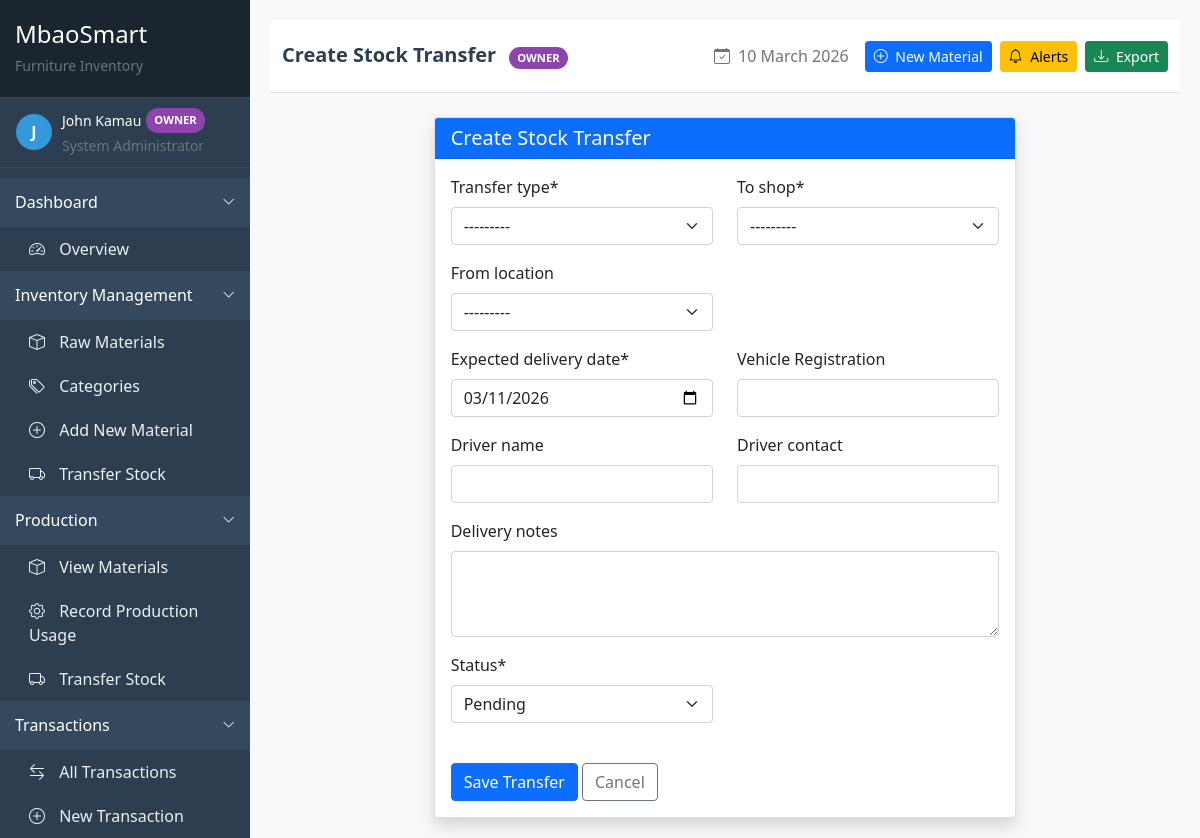
The page /sales/transfers/create/ (signed in) on the database its author committed.
### accounts/models.py (models this page shows, shortened)
class User(AbstractUser):
    USER_ROLES = (
        ('owner', 'Owner'),
        ('store_manager', 'Store Manager'),
        ('production_manager', 'Production Manager'),
        ('supervisor', 'Supervisor'),
        ('accountant', 'Accountant'),
        ('fundi', 'Fundi/Worker'),
        ('sales_person', 'Sales Person'),
        ('shop_manager', 'Shop Manager'),
    )
    phone_regex = RegexValidator(
        regex=r'^\+?1?\d{9,15}$',
        message="Phone number must be entered in the format: '+254700123456'. Up to 15 digits allowed."
    )
    role = models.CharField(max_length=20, choices=USER_ROLES, default='fundi')
    phone_number = models.CharField(validators=[phone_regex], max_length=17, blank=True)
    address = models.TextField(blank=True)
    id_number = models.CharField(max_length=20, blank=True)
    kra_pin = models.CharField(max_length=20, blank=True)
    nhif_number = models.CharField(max_length=20, blank=True)
    nssf_number = models.CharField(max_length=20, blank=True)
    bank_name = models.CharField(max_length=100, blank=True)
    bank_account = models.CharField(max_length=50, blank=True)
    branch = models.CharField(max_length=100, blank=True)
    date_joined = models.DateField(auto_now_add=True)
    profile_picture = models.ImageField(upload_to='profile_pics/', blank=True)
    is_active = models.BooleanField(default=True)
    class Meta:
        ordering = ['-date_joined']

### sales/views.py (the view)
# urls.py: path('transfers/create/', views.stock_transfer_create, name='stock_transfer_create'),
@permission_required('sales.add_stocktransfer')
def stock_transfer_create(request):
    if request.method == 'POST':
        form = StockTransferForm(request.POST, user=request.user)
        if form.is_valid():
            transfer = form.save(commit=False)
            transfer.initiated_by = request.user
            transfer.save()
            messages.success(request, f'Stock transfer created successfully! Transfer Number: {transfer.transfer_number}')
            return redirect('sales:stock_transfer_items', pk=transfer.pk)
    else:
        form = StockTransferForm(user=request.user)
    return render(request, 'sales/stock_transfer_form.html', {'form': form, 'title': 'Create Stock Transfer'})

### sales/forms.py
class StockTransferForm(forms.ModelForm):
    class Meta:
        model = StockTransfer
        fields = ['transfer_type', 'from_location', 'to_shop', 'expected_delivery_date',
                  'delivery_notes', 'vehicle_number', 'driver_name', 'driver_contact']
        widgets = {
            'expected_delivery_date': forms.DateInput(attrs={'type': 'date'}),
            'delivery_notes': forms.Textarea(attrs={'rows': 3}),
        }
    def __init__(self, *args, **kwargs):
        user = kwargs.pop('user', None)
        super().__init__(*args, **kwargs)
        if user and user.has_perm('sales.change_stocktransfer'):
            self.fields['status'] = forms.ChoiceField(choices=StockTransfer.STATUS_CHOICES)

### inventory/context_processors.py (called while the page is built)
def stock_alert_count(request):
    if request.user.is_authenticated:
        count = StockAlert.objects.filter(is_active=True).count()
        return {'stock_alert_count': count}
    return {'stock_alert_count': 0}

### sales/models.py (called while the page is built)
    def __str__(self):
        return f"{self.name} ({self.shop_code})"

### templates/sales/stock_transfer_form.html (shortened to what this page needs)
{% extends 'base/base.html' %}
{% load crispy_forms_tags %}
{% block page_title %}{{ title }}{% endblock %}
{% block content %}
<div class="row justify-content-center">
    <div class="col-md-8">
        <div class="card shadow">
            <div class="card-header bg-primary text-white">
                <h5 class="mb-0"> {{ title }}</h5>
            </div>
            <div class="card-body">
                <form method="post" novalidate>
                    <div class="row">
                        <div class="col-md-6">
                            {{ form.transfer_type|as_crispy_field }}
                        </div>
                        <div class="col-md-6">
                            {{ form.to_shop|as_crispy_field }}
                        </div>
                    </div>
                    <div class="row" id="from-location-row">
                        <div class="col-md-6">
                            {{ form.from_location|as_crispy_field }}
                        </div>
                    </div>
                    <div class="row">
                        <div class="col-md-6">
                            {{ form.expected_delivery_date|as_crispy_field }}
                        </div>
                        <div class="col-md-6">
                            {{ form.vehicle_number|as_crispy_field }}
                        </div>
                    </div>
                    <div class="row">
                        <div class="col-md-6">
                            {{ form.driver_name|as_crispy_field }}
                        </div>
                        <div class="col-md-6">
                            {{ form.driver_contact|as_crispy_field }}
                        </div>
                    </div>
                    <div class="row">
                        <div class="col-md-12">
                            {{ form.delivery_notes|as_crispy_field }}
                        </div>
                    </div>
                    {% if form.status %}
                    <div class="row">
                        <div class="col-md-6">
                            {{ form.status|as_crispy_field }}
                        </div>
                    </div>
                    {% endif %}
                    <div class="mt-4">
                        <button type="submit" class="btn btn-primary">
                             Save Transfer
                        </button>
                        <a href="{% url 'sales:stock_transfer_list' %}" class="btn btn-outline-secondary">
                             Cancel
                        </a>
                    </div>
                </form>
            </div>
        </div>
    </div>
</div>
{% endblock %}

### templates/base/base.html (shortened to what this page needs)
<!DOCTYPE html>
<html lang="en">
<head>
    <link href="https://cdn.jsdelivr.net/npm/bootstrap@5.1.3/dist/css/bootstrap.min.css" rel="stylesheet">
    <link rel="stylesheet" href="https://cdn.jsdelivr.net/npm/bootstrap-icons@1.8.1/font/bootstrap-icons.css">
</head>
<body>
    <div class="sidebar" id="sidebarMenu">
        <div class="sidebar-header">
            <h4 class="text-white mb-1">MbaoSmart</h4>
            <small class="text-muted">Furniture Inventory</small>
        </div>
        <div class="sidebar-content">
            <div class="user-info px-3">
                <div class="d-flex align-items-center">
                    <div class="user-avatar">
                        {{ request.user.get_full_name|default:request.user.username|first|upper }}
                    </div>
                    <div>
                        <div class="text-white small d-flex align-items-center">
                            {{ request.user.get_full_name|default:request.user.username }}
                            <span class="role-badge {{ request.user.role }}">{{ request.user.get_role_display }}</span>
                        </div>
                        <small class="text-muted">
                            {% if request.user.role == 'owner' %}System Administrator
                            {% elif request.user.role == 'store_manager' %}Inventory Manager
                            {% elif request.user.role == 'production_manager' %}Production Manager
                            {% elif request.user.role == 'accountant' %}Financial Controller
                            {% elif request.user.role == 'fundi' %}Workshop Staff
                            {% else %}Staff Member{% endif %}
                        </small>
                    </div>
                </div>
            </div>
            <div class="menu-section {% if request.resolver_match.url_name == 'dashboard' %}active{% endif %}" data-toggle="dashboard-section">
                <span>Dashboard</span>
                <i class="bi bi-chevron-down toggle-icon"></i>
            </div>
            <div class="submenu" id="dashboard-section">
                <a class="menu-item {% if request.resolver_match.url_name == 'dashboard' %}active{% endif %}"
                   href="{% url 'inventory:dashboard' %}">
                    <div>
                        <i class="bi bi-speedometer2"></i> Overview
                    </div>
                </a>
            </div>
            {% if request.user.role == 'owner' or request.user.role == 'store_manager' %}
            <div class="menu-section" data-toggle="inventory-section">
                <span>Inventory Management</span>
                <i class="bi bi-chevron-down toggle-icon"></i>
            </div>
            <div class="submenu" id="inventory-section">
                <a class="menu-item {% if 'raw-material-list' in request.path %}active{% endif %}"
                   href="{% url 'inventory:raw_material_list' %}">
                    <div>
                        <i class="bi bi-box"></i> Raw Materials
                    </div>
                </a>
                <a class="menu-item {% if 'category-list' in request.path %}active{% endif %}"
                   href="{% url 'inventory:category_list' %}">
                    <div>
                        <i class="bi bi-tags"></i> Categories
                    </div>
                </a>
                <a class="menu-item {% if 'raw-material-create' in request.path %}active{% endif %}"
                   href="{% url 'inventory:raw_material_create' %}">
                    <div>
                        <i class="bi bi-plus-circle"></i> Add New Material
                    </div>
                </a>
                <a class="menu-item {% if 'transfer-stock' in request.path %}active{% endif %}"
                   href="{% url 'inventory:transfer_stock' %}">
                    <div>
                        <i class="bi bi-truck"></i> Transfer Stock
                    </div>
                </a>
            </div>
            {% endif %}
            {% if request.user.role == 'owner' or request.user.role == 'production_manager' %}
            <div class="menu-section" data-toggle="production-section">
                <span>Production</span>
                <i class="bi bi-chevron-down toggle-icon"></i>
            </div>
            <div class="submenu" id="production-section">
                <a class="menu-item {% if 'raw-material-list' in request.path %}active{% endif %}"
                   href="{% url 'inventory:raw_material_list' %}">
                    <div>
                        <i class="bi bi-box"></i> View Materials
                    </div>
                </a>
                <a class="menu-item {% if 'production-usage' in request.path %}active{% endif %}"
                   href="#">
                    <div>
                        <i class="bi bi-gear"></i> Record Production Usage
                    </div>
                </a>
                <a class="menu-item {% if 'transfer-stock' in request.path %}active{% endif %}"
                   href="{% url 'inventory:transfer_stock' %}">
                    <div>
                        <i class="bi bi-truck"></i> Transfer Stock
                    </div>
                </a>
            </div>
            {% endif %}
            {% if request.user.role == 'owner' or request.user.role == 'store_manager' or request.user.role == 'production_manager' %}
            <div class="menu-section" data-toggle="transactions-section">
                <span>Transactions</span>
                <i class="bi bi-chevron-down toggle-icon"></i>
            </div>
            <div class="submenu" id="transactions-section">
                <a class="menu-item {% if 'transaction-list' in request.path %}active{% endif %}"
                   href="{% url 'inventory:transaction_list' %}">
                    <div>
                        <i class="bi bi-arrow-left-right"></i> All Transactions
                    </div>
                </a>
                {% if request.user.role == 'owner' or request.user.role == 'store_manager' %}
                <a class="menu-item {% if 'transaction-create' in request.path %}active{% endif %}"
                   href="{% url 'inventory:transaction_create' %}">
                    <div>
                        <i class="bi bi-plus-circle"></i> New Transaction
                    </div>
                </a>
                {% endif %}
            </div>
            {% endif %}
        </div>
    </div>
    <div class="main-content" id="mainContent">
        <nav class="navbar navbar-expand-lg navbar-light bg-white border-bottom py-3 mb-4">
            <div class="container-fluid">
                <div class="navbar-nav me-auto">
                    <span class="navbar-brand mb-0 h1">
                        {% block page_title %}{% endblock %}
                        <span class="role-badge {{ request.user.role }} ms-2">{{ request.user.get_role_display }}</span>
                    </span>
                </div>
                <div class="d-flex align-items-center">
                    <span class="navbar-text me-3 d-none d-md-block">
                        <i class="bi bi-calendar-check me-1"></i> {% now "j F Y" %}
                    </span>
                    {% if request.user.role == 'owner' or request.user.role == 'store_manager' %}
                    <a href="{% url 'inventory:raw_material_create' %}" class="btn btn-primary btn-sm me-2">
                        <i class="bi bi-plus-circle me-1"></i> New Material
                    </a>
                    {% endif %}
                    {% if request.user.role == 'owner' or request.user.role == 'store_manager' %}
                    <a href="{% url 'inventory:stock_alerts' %}" class="btn btn-warning btn-sm me-2 position-relative">
                        <i class="bi bi-bell me-1"></i> Alerts
                    </a>
                    {% endif %}
                    {% if request.user.role == 'owner' or request.user.role == 'accountant' %}
                    <a href="{% url 'inventory:stock_report' %}?export=csv" class="btn btn-success btn-sm">
                        <i class="bi bi-download me-1"></i> Export
                    </a>
                    {% endif %}
                </div>
            </div>
        </nav>
        <div class="container-fluid">
            {% block content %}
            {% endblock %}
        </div>
    </div>
</body>
</html>

### templates/base/base.html (style rules this page uses)
:root { --primary-color: #2c3e50; --secondary-color: #3498db; --accent-color: #e74c3c; }
body { font-family: 'Segoe UI', Tahoma, Geneva, Verdana, sans-serif; background-color: #f8f9fa; }
.sidebar { background-color: var(--primary-color); min-height: 100vh; color: white; width: 250px; position: fixed; left: 0; top: 0; overflow-y: auto; display: flex; flex-direction: column; }
.sidebar-content { flex: 1; overflow-y: auto; }
.sidebar a { color: #ecf0f1; text-decoration: none; display: block; transition: all 0.3s ease; }
.sidebar-header { padding: 20px 15px; border-bottom: 1px solid #34495e; background-color: #1a252f; }
.role-badge { display: inline-block; padding: 4px 8px; border-radius: 12px; font-size: 0.7rem; font-weight: 600; text-transform: uppercase; margin-left: 5px; }
.role-badge.owner { background-color: #8e44ad; color: white; }
.menu-section { cursor: pointer; padding: 12px 15px; border-bottom: 1px solid #34495e; background-color: #34495e; display: flex; justify-content: space-between; align-items: center; user-select: none; }
.menu-section .toggle-icon { transition: transform 0.3s; font-size: 0.8rem; }
.submenu { background-color: #2c3e50; overflow: hidden; transition: max-height 0.3s ease-out; }
.menu-item { padding: 10px 15px 10px 25px; border-left: 4px solid transparent; display: flex; align-items: center; justify-content: space-between; }
.menu-item i { width: 20px; margin-right: 10px; text-align: center; }
.user-info { padding: 10px 0; border-bottom: 1px solid #34495e; margin-bottom: 10px; }
.user-avatar { width: 36px; height: 36px; border-radius: 50%; background-color: #3498db; display: flex; align-items: center; justify-content: center; font-weight: bold; font-size: 16px; margin-right: 10px; }
.main-content { margin-left: 250px; padding: 20px; min-height: 100vh; }
.navbar-brand { font-weight: bold; color: var(--primary-color) !important; }

### rows shown on the page
User: user.get_full_name|first "J", user.get_full_name "John Kamau", user.role "OWNER"

### other values the page prints
{{ title }} "Create Stock Transfer"
